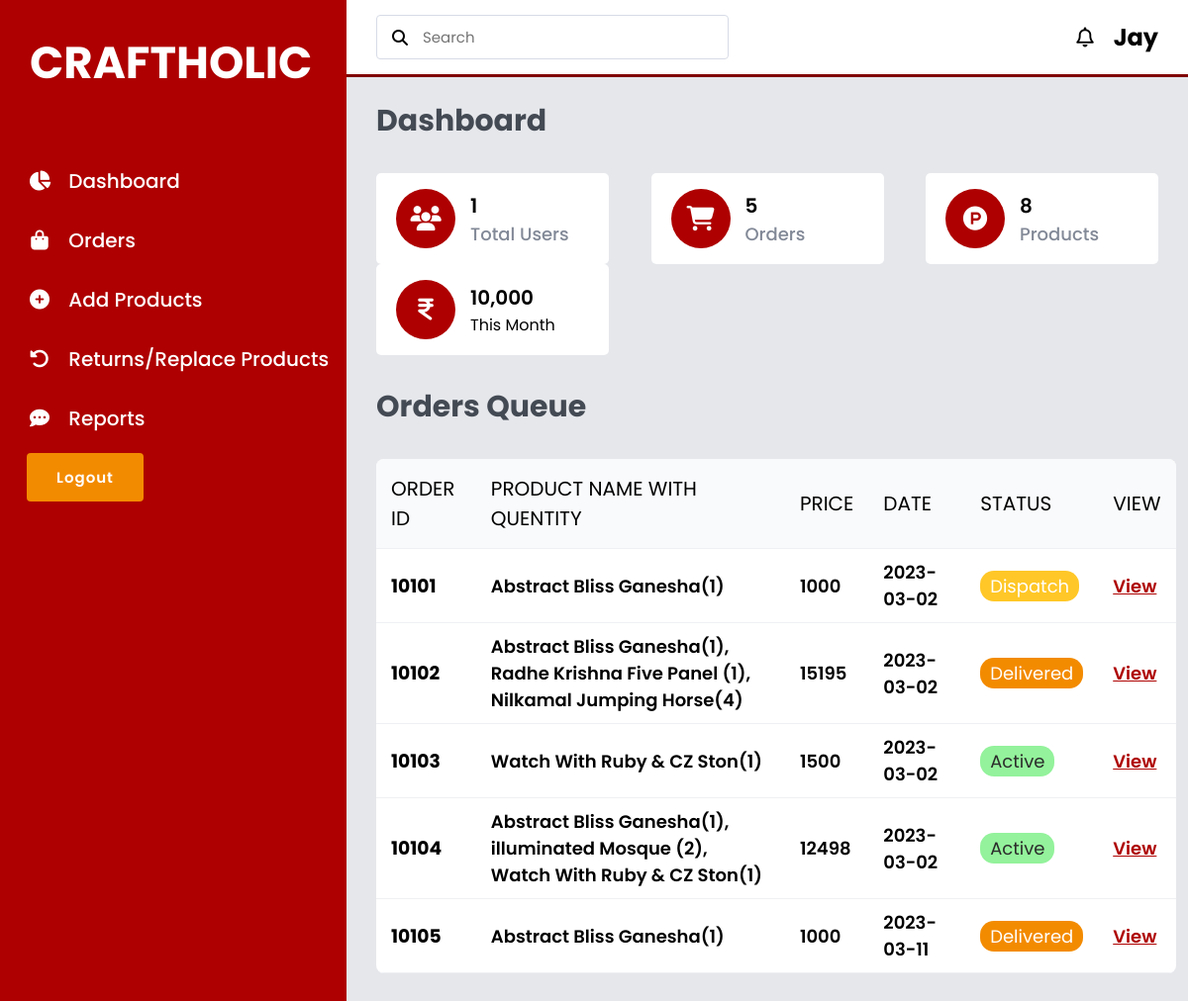
The page /Admin/CRAFTHOLIC-admin.php (signed in) on the database as committed earlier.
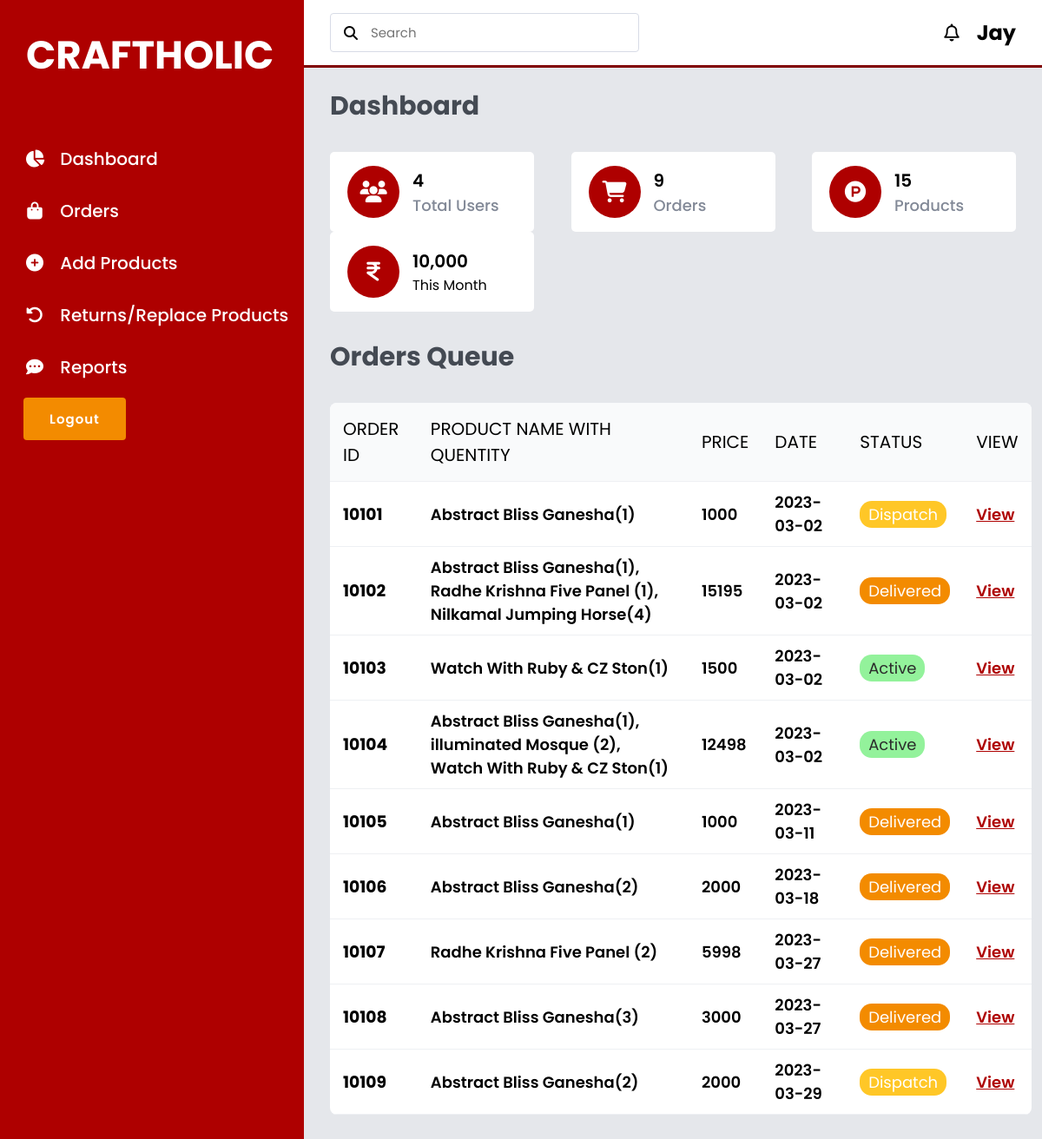
The same page on the database as committed later.
### tables this page shows
CREATE TABLE `shippingaddress` (
  `sa_id` bigint(5) NOT NULL,
  `Date` date NOT NULL,
  `Status` varchar(10) NOT NULL,
  `Name` varchar(50) NOT NULL,
  `Number` int(10) NOT NULL,
  `Email` varchar(35) NOT NULL,
  `Method` varchar(10) NOT NULL,
  `Flat` varchar(20) NOT NULL,
  `Street` varchar(20) NOT NULL,
  `City` varchar(25) NOT NULL,
  `State` varchar(30) NOT NULL,
  `Country` varchar(10) NOT NULL,
  `Pincode` int(6) NOT NULL,
  `Totalproducts` varchar(255) NOT NULL,
  `TotalPrice` int(255) NOT NULL
);

### Admin/CRAFTHOLIC-admin.php (the view, shortened to what this page needs)
<?php
include("../Includes/Connection.php");
?>
<!DOCTYPE html>
<html lang="en">
<head>
    <link rel="stylesheet" href="../CSS/Admin.css">
    <link rel="stylesheet" href="https://cdnjs.cloudflare.com/ajax/libs/font-awesome/6.2.0/css/all.min.css">
</head>
<body>
    <?php include('IncludesAdmin/Menu.php'); ?>
    <section id="InterFace">
        <div class="Navigation">
            <div class="N1">
                <div class="Search">
                    <i class="fa-solid fa-search"></i>
                    <input type="text" placeholder="Search" id="">
                </div>
            </div>
            <div class="Profile">
                <i class="fa-solid fa-bell"></i>
                <h2><?php
                    if ($_SESSION['AdminLoginID']) {
                        echo $_SESSION['AdminLoginID'];
                    }
                    ?>
                </h2>
            </div>
        </div>
        <h3 class="I-name">
            Dashboard
        </h3>
        <div class="Values">
            <div class="Val-Box">
                <i class="fa-solid fa-users"></i>
                <div>
                    <?php
                    $select_Rows = mysqli_query($conn, "SELECT * FROM `registration`") or die("Query Failed");
                    $Row_Count = mysqli_num_rows($select_Rows);
                    ?>
                    <h3><?php echo $Row_Count; ?></h3>
                    <span><a href="#">Total Users</a></span>
                </div>
            </div>
            <div class="Val-Box">
                <i class="fa-solid fa-shopping-cart"></i>
                <div>
                    <?php
                    $select_Rows = mysqli_query($conn, "SELECT * FROM `shippingaddress`") or die("Query Failed");
                    $Row_Count = mysqli_num_rows($select_Rows);
                    ?>
                    <h3><?php echo $Row_Count; ?></h3>
                    <span><a href="../Admin/Admin-orders.php">Orders</a></span>
                </div>
            </div>
            <div class="Val-Box">
                <i class="fa-brands fa-product-hunt"></i>
                <div>
                    <?php
                    $select_Rows = mysqli_query($conn, "SELECT * FROM `products`") or die("Query Failed");
                    $Row_Count = mysqli_num_rows($select_Rows);
                    ?>
                    <h3><?php echo $Row_Count; ?></h3>
                    <span><a href="../Admin/Admin-AddProducts.php">Products</a> </span>
                </div>
            </div>
            <div class="Val-Box">
                <i class="fa-solid fa-indian-rupee-sign"></i>
                <div>
                    <h3>10,000</h3>
                    <span>This Month</span>
                </div>
            </div>
        </div>
        <h3 class="I-name-2">
            Orders Queue
        </h3>
        <div class="Board">
            <table width="100%">
                <thead>
                    <tr>
                        <td>Order id</td>
                        <td>Product Name with Quentity</td>
                        <td>Price</td>
                        <td>Date</td>
                        <td>Status</td>
                        <td>View</td>
                    </tr>
                </thead>
                <?php
                $Select_Orders = mysqli_query($conn, "SELECT * FROM `shippingaddress`");
                if (mysqli_num_rows($Select_Orders) > 0) {
                    while ($row = mysqli_fetch_assoc($Select_Orders)) {
                ?>
                        <tbody>
                            <tr>
                                <td class="product-ID">
                                    <h3><?php echo $row['sa_id']; ?></h3>
                                </td>
                                <td class="Product-name">
                                    <h5><?php echo $row['Totalproducts']; ?></h5>
                                </td>
                                <td class="Price">
                                    <h5><?php echo $row['TotalPrice']; ?></h5>
                                </td>
                                <td class="Date">
                                    <h5><?php echo $row['Date']; ?></h5>
                                </td>
                                <td class="Active">
                                    <?php
                                    if ($row['Status'] == 'Active') {
                                        echo '  <p style="  background: #93f29b;
                                            padding: 2px 10px;
                                            display: inline-block;
                                            border-radius: 14px;
                                            color: #2b2b2b;">' . $row['Status'] . '</p>';
                                    } elseif ($row['Status'] == 'Dispatch') {
                                        echo '  <p style="  background: #ffc727;
                                            padding: 2px 10px;
                                            display: inline-block;
                                            border-radius: 14px;
                                            color: #FFF;">' . $row['Status'] . '</p>';
                                    } else {
                                        echo '  <p style="  background: #f38b00;
                                        padding: 2px 10px;
                                        display: inline-block;
                                        border-radius: 14px;
                                        color: #FFF;">' . $row['Status'] . '</p>';
                                    }
                                    ?>
                                </td>
                                <form action="OrderDetails.php" method="get">
                                    <td class="Edit">
                                        <a href="OrderDetails.php?Order_id=<?php echo $row['sa_id']; ?>">View</a>
                                    </td>
                                </form>
                            </tr>
                        </tbody>
                <?php
                    }
                }
                ?>
            </table>
        </div>
    </section>
</body>
</html>

### Admin/IncludesAdmin/Menu.php
<section id="Menu">
    <div class="logo">
        <h2><a href="../Admin/CRAFTHOLIC-admin.php"> CRAFTHOLIC</a></h2>
    </div>
    <div class="items">
        <li>
            <i class="fa-solid fa-chart-pie"></i>
            <a href="../Admin/CRAFTHOLIC-admin.php">Dashboard</a>
        </li>
        <li>
            <i class="fa-solid fa-bag-shopping"></i>
            <a href="../Admin/Admin-orders.php">Orders</a>
        </li>
        <li>
            <i class="fa-solid fa-circle-plus"></i>
            <a href="../Admin/Admin-AddProducts.php">Add Products</a>
        </li>
        <li>
            <i class="fa-solid fa-rotate-left"></i>
            <a href="#">Returns/Replace Products</a>
        </li>
        <li>
            <i class="fa-solid fa-comment-dots"></i>
            <a href="Reports.php">Reports</a>
        </li>
        <form method="post" action="<?php echo $_SERVER['PHP_SELF']; ?>">
            <a href="Admin_Logout.php" class="normal">Logout</a>
        </form>
    </div>
</section>

### CSS/Admin.css (style rules this page uses)
* { margin: 0; padding: 0; box-sizing: border-box; text-decoration: none; font-family: 'Poppins', sans-serif; }
body { width: 100%; background: #e5e7eb; position: relative; display: flex; }
:root { --black: black; --maroon: maroon; --light-maroon: #AE0000; --Tangerine: #f38b00; --light-color: #666; --box-shadow: 0 .3rem 0.5rem rgba(0, 0, 0.1); --border: 2rem solid rgba(0, 0, 0.1); --outline: .1rem solid rgba(0, 0, 0.1); --padding: 40px 80px; --margin: 40px 0; }
.normal { font-size: 15px; font-weight: 600; padding: 13px 30px; color: #000; border-radius: 4px; cursor: pointer; border: none; outline: none; transition: all 0.2s ease; }
#Menu { background: var(--light-maroon); width: 350px; height: 100%; position: fixed; top: 0; left: 0; }
#Menu .logo { font-size: 30px; padding-top: 5px; padding-left: 30px; padding: 30px 0 15px 30px; }
#Menu .logo a { color: #fff; }
#Menu .items { margin-top: 40px; }
#Menu .items li { list-style: none; padding: 15px 0; transition: 0.3s ease; }
#Menu .items li i { color: #fff; width: 30px; height: 30px; line-height: 30px; text-align: center; font-size: 20px; margin: 0 10px 0 25px; }
#Menu .items li a { text-decoration: none; color: #fff; font-weight: 500; font-size: 20px; transition: 0.3s ease; }
#Menu form a { position: fixed; left: 27px; margin-top: 5px; background: var(--Tangerine); color: #fff; letter-spacing: 1px; }
#InterFace { width: calc(100% - 350px); margin-left: 350px; position: relative; }
#InterFace .Navigation { display: flex; align-items: center; justify-content: space-between; background: #fff; padding: 15px 30px; border-bottom: 3px solid var(--maroon); position: fixed; width: calc(100% - 350px); }
#InterFace .Navigation .Search { display: flex; justify-content: flex-start; align-items: center; padding: 10px 15px; border: 1px solid #d7dbe6; border-radius: 4px; }
#InterFace .Navigation .Search i { margin-right: 15px; }
#InterFace .Navigation .Search input { border: none; outline: none; font-size: 15px; }
#InterFace .Navigation .Profile { display: flex; justify-content: flex-start; align-items: center; }
#InterFace .Navigation .Profile i { margin-right: 20px; font-size: 20px; font-weight: 400; cursor: pointer; }
.N1 { display: flex; justify-content: flex-start; align-items: center; }
.I-name { color: #444a53; padding: 30px 30px 0 30px; font-size: 30px; font-weight: 700; margin-top: 70px; }
.I-name-2 { color: #444a53; padding: 30px 30px 0 30px; font-size: 30px; font-weight: 700; }
.Values { padding: 30px 30px 0 30px; display: flex; align-items: center; justify-content: space-between; flex-wrap: wrap; }
.Values .Val-Box { background: #fff; width: 235px; padding: 16px 20px; border-radius: 5px; display: flex; justify-content: flex-start; align-items: center; }
.Values .Val-Box i { font-size: 25px; width: 60px; height: 60px; line-height: 60px; border-radius: 50%; text-align: center; color: #fff; margin-right: 15px; }
.Values .Val-Box:nth-child(1) i { background: var(--light-maroon); }
.Values .Val-Box:nth-child(2) i { background: var(--light-maroon); }
.Values .Val-Box:nth-child(3) i { background: var(--light-maroon); }
.Values .Val-Box:nth-child(4) i { background: var(--light-maroon); }
.Values .Val-Box h3 { font-size: 20px; font-weight: 600; }
.Values .Val-Box span a { font-size: 18px; font-weight: 500; color: #828997; }
.Board { width: 95%; margin: 30px 0 30px 30px; overflow: auto; background-color: #fff; border-radius: 8px; }
thead td { font-size: 20px; text-transform: uppercase; font-weight: 400; background: #f9fafb; text-align: start; padding: 15px; }
tbody tr td { padding: 10px 15px; }
.Edit a, .Remove a { text-decoration: underline; font-size: 18px; color: var(--light-maroon); font-weight: 600; }
.Board h5 { font-weight: 600; font-size: 18px; text-align: start; }
.Board p { font-weight: 400; font-size: 18px; }
table { border-collapse: collapse; }
tr { border-bottom: 1px solid #eef0f3; }

Rows that differ between the two databases and show on the page:
added shippingaddress: sa_id "10106", Totalproducts "Abstract Bliss Ganesha(2)", TotalPrice "2000", Date "2023-03-18", Status "Delivered"
added shippingaddress: sa_id "10107", Totalproducts "Radhe Krishna Five Panel (2)", TotalPrice "5998", Date "2023-03-27", Status "Delivered"
added shippingaddress: sa_id "10108", Totalproducts "Abstract Bliss Ganesha(3)", TotalPrice "3000", Date "2023-03-27", Status "Delivered"
added shippingaddress: sa_id "10109", Totalproducts "Abstract Bliss Ganesha(2)", TotalPrice "2000", Date "2023-03-29", Status "Dispatch"
Other text that changed with them:
$Row_Count: "1" → "4"
$Row_Count: "5" → "9"
$Row_Count: "8" → "15"
